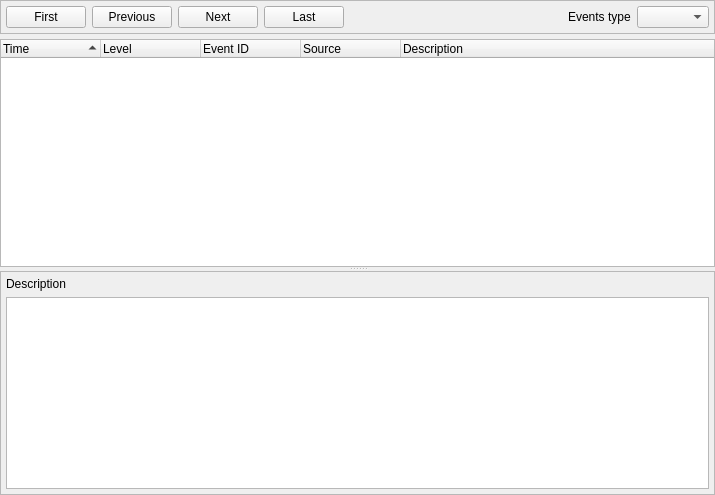
<?xml version="1.0" encoding="UTF-8"?>
<ui version="4.0">
 <class>SysInfoEventLogs</class>
 <widget class="QWidget" name="SysInfoEventLogs">
  <property name="geometry">
   <rect>
    <x>0</x>
    <y>0</y>
    <width>715</width>
    <height>495</height>
   </rect>
  </property>
  <property name="windowTitle">
   <string/>
  </property>
  <layout class="QVBoxLayout" name="verticalLayout_2">
   <property name="spacing">
    <number>5</number>
   </property>
   <property name="leftMargin">
    <number>0</number>
   </property>
   <property name="topMargin">
    <number>0</number>
   </property>
   <property name="rightMargin">
    <number>0</number>
   </property>
   <property name="bottomMargin">
    <number>0</number>
   </property>
   <item>
    <widget class="QFrame" name="frame_filter">
     <property name="frameShape">
      <enum>QFrame::Shape::StyledPanel</enum>
     </property>
     <layout class="QHBoxLayout" name="horizontalLayout">
      <property name="leftMargin">
       <number>5</number>
      </property>
      <property name="topMargin">
       <number>5</number>
      </property>
      <property name="rightMargin">
       <number>5</number>
      </property>
      <property name="bottomMargin">
       <number>5</number>
      </property>
      <item>
       <widget class="QPushButton" name="button_first">
        <property name="text">
         <string>First</string>
        </property>
       </widget>
      </item>
      <item>
       <widget class="QPushButton" name="button_prev">
        <property name="text">
         <string>Previous</string>
        </property>
       </widget>
      </item>
      <item>
       <widget class="QPushButton" name="button_next">
        <property name="text">
         <string>Next</string>
        </property>
       </widget>
      </item>
      <item>
       <widget class="QPushButton" name="button_last">
        <property name="text">
         <string>Last</string>
        </property>
       </widget>
      </item>
      <item>
       <spacer name="horizontalSpacer">
        <property name="orientation">
         <enum>Qt::Orientation::Horizontal</enum>
        </property>
        <property name="sizeHint" stdset="0">
         <size>
          <width>511</width>
          <height>20</height>
         </size>
        </property>
       </spacer>
      </item>
      <item>
       <widget class="QLabel" name="label_type">
        <property name="text">
         <string>Events type</string>
        </property>
       </widget>
      </item>
      <item>
       <widget class="QComboBox" name="combobox_type">
        <property name="sizeAdjustPolicy">
         <enum>QComboBox::SizeAdjustPolicy::AdjustToContents</enum>
        </property>
       </widget>
      </item>
     </layout>
    </widget>
   </item>
   <item>
    <widget class="QSplitter" name="splitter">
     <property name="orientation">
      <enum>Qt::Orientation::Vertical</enum>
     </property>
     <widget class="QTreeWidget" name="tree">
      <property name="sizePolicy">
       <sizepolicy hsizetype="Expanding" vsizetype="Expanding">
        <horstretch>0</horstretch>
        <verstretch>1</verstretch>
       </sizepolicy>
      </property>
      <property name="contextMenuPolicy">
       <enum>Qt::ContextMenuPolicy::CustomContextMenu</enum>
      </property>
      <property name="showDropIndicator" stdset="0">
       <bool>false</bool>
      </property>
      <property name="indentation">
       <number>0</number>
      </property>
      <property name="sortingEnabled">
       <bool>true</bool>
      </property>
      <column>
       <property name="text">
        <string>Time</string>
       </property>
      </column>
      <column>
       <property name="text">
        <string>Level</string>
       </property>
      </column>
      <column>
       <property name="text">
        <string>Event ID</string>
       </property>
      </column>
      <column>
       <property name="text">
        <string>Source</string>
       </property>
      </column>
      <column>
       <property name="text">
        <string>Description</string>
       </property>
      </column>
     </widget>
     <widget class="QFrame" name="frame_description">
      <property name="frameShape">
       <enum>QFrame::Shape::StyledPanel</enum>
      </property>
      <property name="frameShadow">
       <enum>QFrame::Shadow::Plain</enum>
      </property>
      <layout class="QVBoxLayout" name="verticalLayout">
       <property name="leftMargin">
        <number>5</number>
       </property>
       <property name="topMargin">
        <number>5</number>
       </property>
       <property name="rightMargin">
        <number>5</number>
       </property>
       <property name="bottomMargin">
        <number>5</number>
       </property>
       <item>
        <widget class="QLabel" name="label_description">
         <property name="text">
          <string>Description</string>
         </property>
        </widget>
       </item>
       <item>
        <widget class="QPlainTextEdit" name="edit_description">
         <property name="readOnly">
          <bool>true</bool>
         </property>
        </widget>
       </item>
      </layout>
     </widget>
    </widget>
   </item>
  </layout>
  <action name="action_copy_row">
   <property name="text">
    <string>Copy Row</string>
   </property>
  </action>
  <action name="action_copy_value">
   <property name="text">
    <string>Copy Value</string>
   </property>
  </action>
 </widget>
 <resources/>
 <connections/>
</ui>
